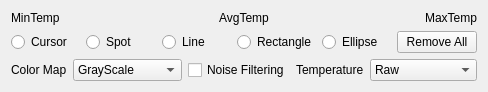
   <widget class="QWidget" name="gridLayoutWidget_3">
    <property name="geometry">
     <rect>
      <x>270</x>
      <y>370</y>
      <width>481</width>
      <height>80</height>
     </rect>
    </property>
    <layout class="QGridLayout" name="gridLayout_3">
     <item row="3" column="1">
      <layout class="QHBoxLayout" name="horizontalLayout_2">
       <item>
        <widget class="QLabel" name="label_10">
         <property name="text">
          <string>Color Map</string>
         </property>
        </widget>
       </item>
       <item>
        <widget class="QComboBox" name="comboBox_ColorMap">
         <item>
          <property name="text">
           <string>GrayScale</string>
          </property>
         </item>
         <item>
          <property name="text">
           <string>Autumn</string>
          </property>
         </item>
         <item>
          <property name="text">
           <string>Bone</string>
          </property>
         </item>
         <item>
          <property name="text">
           <string>Jet</string>
          </property>
         </item>
         <item>
          <property name="text">
           <string>Winter</string>
          </property>
         </item>
         <item>
          <property name="text">
           <string>Rainbow</string>
          </property>
         </item>
         <item>
          <property name="text">
           <string>Ocean</string>
          </property>
         </item>
         <item>
          <property name="text">
           <string>Summer</string>
          </property>
         </item>
         <item>
          <property name="text">
           <string>Spring</string>
          </property>
         </item>
         <item>
          <property name="text">
           <string>Cool</string>
          </property>
         </item>
         <item>
          <property name="text">
           <string>Hsv</string>
          </property>
         </item>
         <item>
          <property name="text">
           <string>Pink</string>
          </property>
         </item>
         <item>
          <property name="text">
           <string>Hot</string>
          </property>
         </item>
         <item>
          <property name="text">
           <string>Parula</string>
          </property>
         </item>
         <item>
          <property name="text">
           <string>Magma</string>
          </property>
         </item>
         <item>
          <property name="text">
           <string>Inferno</string>
          </property>
         </item>
         <item>
          <property name="text">
           <string>Plasma</string>
          </property>
         </item>
         <item>
          <property name="text">
           <string>Viridis</string>
          </property>
         </item>
         <item>
          <property name="text">
           <string>Cividis</string>
          </property>
         </item>
         <item>
          <property name="text">
           <string>Twilight</string>
          </property>
         </item>
         <item>
          <property name="text">
           <string>TwilightShifted</string>
          </property>
         </item>
         <item>
          <property name="text">
           <string>Turbo</string>
          </property>
         </item>
         <item>
          <property name="text">
           <string>DeepGreen</string>
          </property>
         </item>
        </widget>
       </item>
       <item>
        <widget class="QCheckBox" name="checkBox_NoiseFiltering">
         <property name="text">
          <string>Noise Filtering</string>
         </property>
        </widget>
       </item>
       <item>
        <widget class="QLabel" name="label_11">
         <property name="text">
          <string>Temperature</string>
         </property>
        </widget>
       </item>
       <item>
        <widget class="QComboBox" name="comboBox_TemperatureUnit">
         <item>
          <property name="text">
           <string>Raw</string>
          </property>
         </item>
         <item>
          <property name="text">
           <string>Celsius(℃)</string>
          </property>
         </item>
         <item>
          <property name="text">
           <string>Fahrenheit(℉)</string>
          </property>
         </item>
         <item>
          <property name="text">
           <string>Kelvin(K)</string>
          </property>
         </item>
        </widget>
       </item>
      </layout>
     </item>
     <item row="2" column="1">
      <layout class="QHBoxLayout" name="horizontalLayout_3">
       <item>
        <widget class="QRadioButton" name="radioButton_ShapeCursor">
         <property name="text">
          <string>Cursor</string>
         </property>
        </widget>
       </item>
       <item>
        <widget class="QRadioButton" name="radioButton_ShapeSpot">
         <property name="text">
          <string>Spot</string>
         </property>
        </widget>
       </item>
       <item>
        <widget class="QRadioButton" name="radioButton_ShapeLine">
         <property name="text">
          <string>Line</string>
         </property>
        </widget>
       </item>
       <item>
        <widget class="QRadioButton" name="radioButton_ShapeRectangle">
         <property name="text">
          <string>Rectangle</string>
         </property>
        </widget>
       </item>
       <item>
        <widget class="QRadioButton" name="radioButton_ShapeEllipse">
         <property name="text">
          <string>Ellipse</string>
         </property>
        </widget>
       </item>
       <item>
        <widget class="QPushButton" name="pushButton_RemoveAllRoi">
         <property name="text">
          <string>Remove All</string>
         </property>
        </widget>
       </item>
      </layout>
     </item>
     <item row="1" column="1">
      <layout class="QHBoxLayout" name="horizontalLayout">
       <item>
        <widget class="QLabel" name="label_MinimumTemperature">
         <property name="text">
          <string>MinTemp</string>
         </property>
        </widget>
       </item>
       <item>
        <widget class="QLabel" name="label_AverageTemperature">
         <property name="text">
          <string>AvgTemp</string>
         </property>
         <property name="alignment">
          <set>Qt::AlignCenter</set>
         </property>
        </widget>
       </item>
       <item>
        <widget class="QLabel" name="label_MaximumTemperature">
         <property name="text">
          <string>MaxTemp</string>
         </property>
         <property name="alignment">
          <set>Qt::AlignRight|Qt::AlignTrailing|Qt::AlignVCenter</set>
         </property>
        </widget>
       </item>
      </layout>
     </item>
    </layout>
   </widget>
